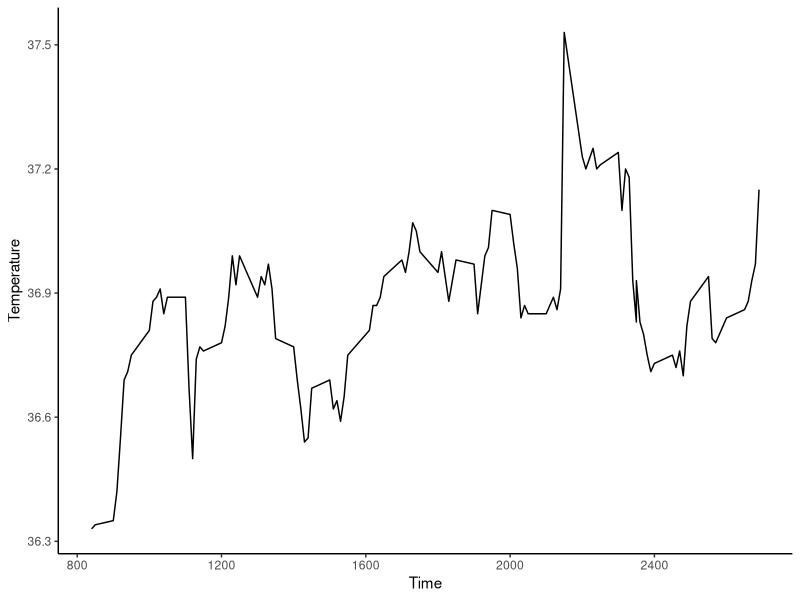

Here is the R script that generated this plot: (Note: this script raises an error after producing the figure.)
require(ggplot2)

data("beavers")

beaver1$dayShift <- ifelse(beaver1$day==346, 0, 2350)
beaver1$realTime <- beaver1$dayShift+beaver1$time
beaver1$activ <- ifelse(beaver1$activ==0,"Inactive","Active")
b1 <- beaver1[,c("realTime","temp","activ")]
colnames(b1) <- c("Time","Temperature","Activity")
b1$Beaver <- "Number 1"

ggplot(b1, aes(x=Time, y=Temperature))+
  geom_line()+
  theme_classic()

ggplot(wma(b1, alist(x=Time, y=Temperature), width=120), aes(x=Time, y=Temperature))+
  geom_line()+
  theme_classic()




# fake.dk <- dk2
# fake.dk$Group2 <- rbern(nrow(fake.dk))
# fake.dk$Group3 <- c("Hello","World")[rbern(nrow(fake.dk))+1]
# w <- ck(fake.dk, alist(x=MinutesSince, y=Pair, by=Inside, split=Group2, another=Group3), 75)
# 
# 
# 
# 
# 
# wma.dat <- rbind(
#   cbind(wma(
#     filter(dk2, Inside==F),
#     "MinutesSince",
#     "Pair",
#     75
#   ),Event="Outside the fence"),
#   cbind(wma(
#     filter(dk2, Inside==T),
#     "MinutesSince",
#     "Pair",
#     75
#   ),Event="Inside the fence")
# )